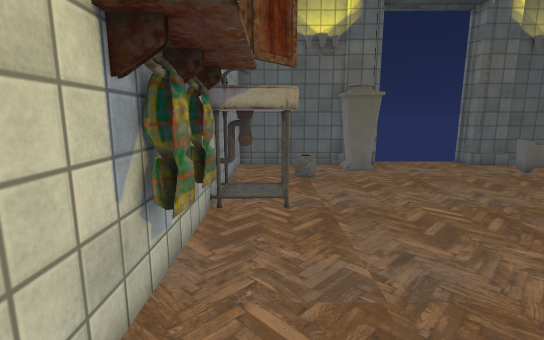
View 1 (above)

13 first-person views from a walk through a 3-D level made in the Unity game engine. The camera is 1.4 m above the floor, tilts 10° down and sees 85° across. Doors are open. The floor is counted in squares, 0.5 m on a side. Each view is taken from the middle of a square. On the plan, view 1 faces up. The plan holds only what a view shows up to about 20 squares ahead; the rest is blank. Some surface patterns are stand-ins.

View 2
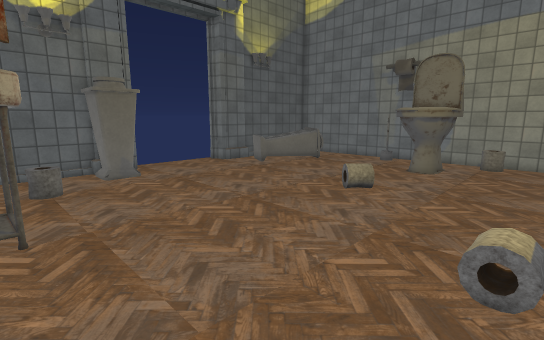

View 3
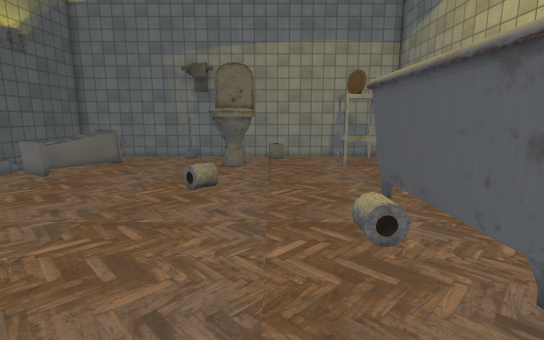

View 4
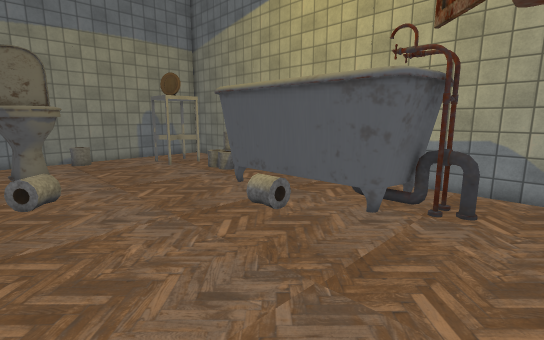

View 5
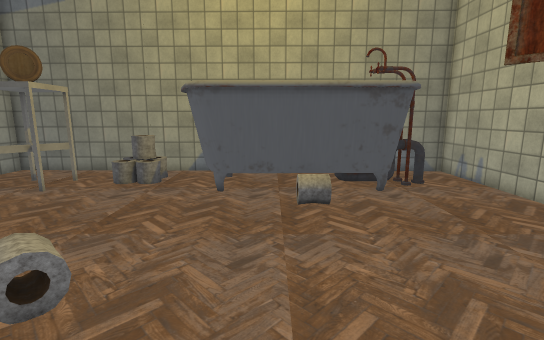

View 6
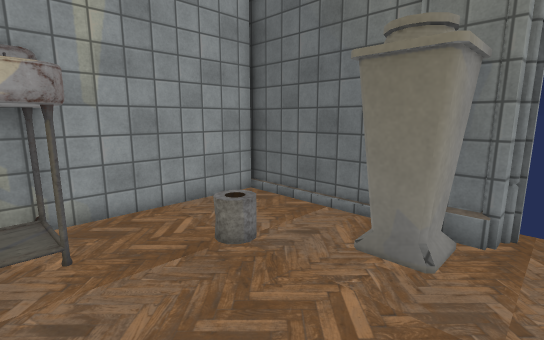

View 7
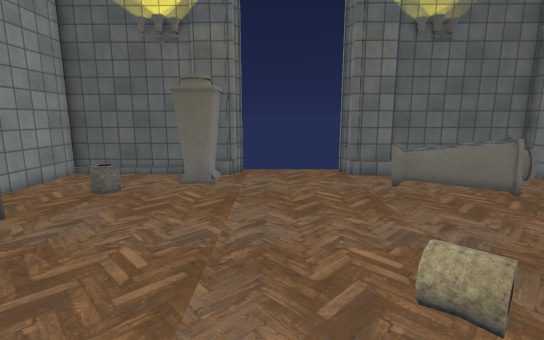

View 8
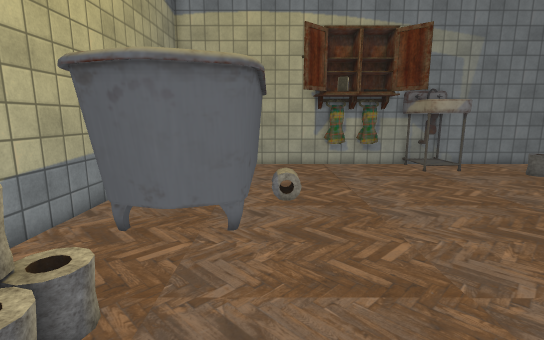

View 9
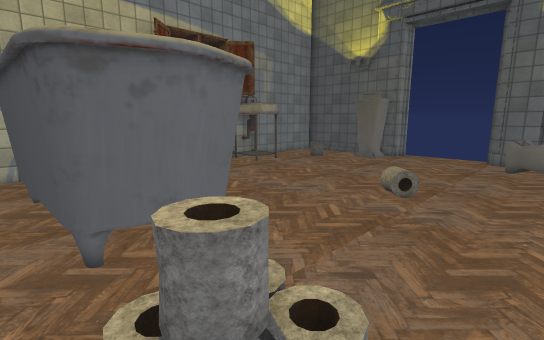

View 10
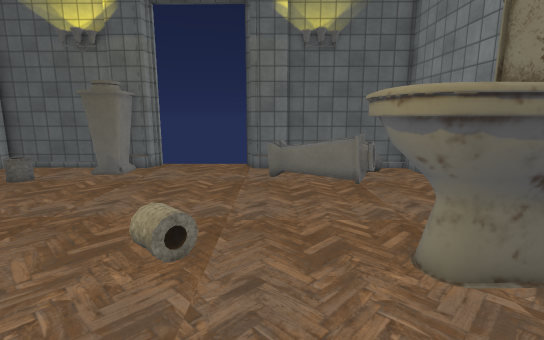

View 11
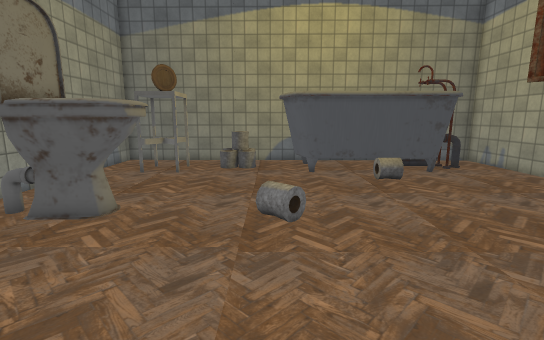

View 12
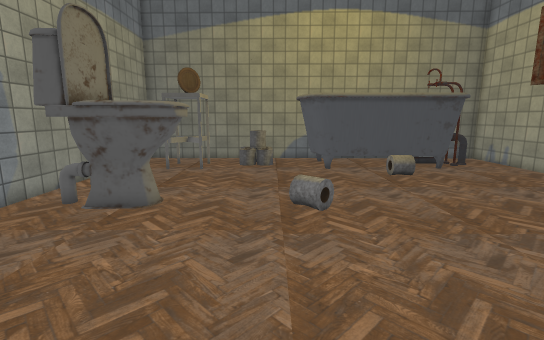

View 13
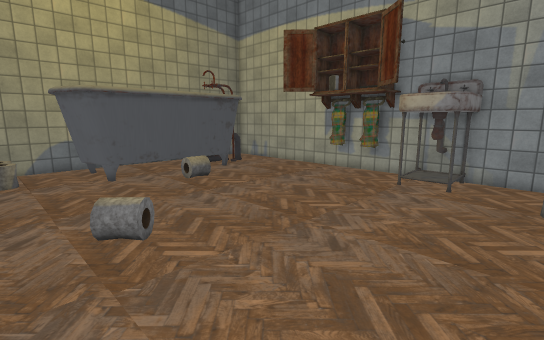

### Floor plan
Key: @ floor where view 1 was taken; # wall or solid block; . floor; D open door; O other object.
Columns run from 2 left of view 1 to 19 right of it. Each row starts with its distance up from view 1.
 19         #DDDDD#
 18 #########DDDDD########
 17 #.....OOO.....###
 16 #.....OOO......OO   O
 15 #......O.......OOOOO.
 14 #...O...........OOOOO
 13 #.................OO.
 12 #....................
 11 #OOO.................
 10 #OOO.................O
  9 #OOO.................
  8 #.................OOO
  7 OO...........O...OOOOO
  6 #O...............OOOOO
  5 ##...............OOOO
  4 #....................
  3 #....................
  2 #....................
  1 #....OOOOOOO.........
  0 #.@.OOOOOOOOO.....O.O
 -1 #..OOOO     O.....OO.
 -2 #..OOO     OO.O ..OOO
 -3 #...OOOOOOOOO.OO.....
 -4 # .   .........  ....
 -5  #####  ##############

Positions as (right, up) in squares from view 1, and headings:
1: (0, 0), facing up
2: (0, 1), facing up-right
3: (-1, 4), facing right
4: (-1, 8), facing down-right
5: (7, 11), facing down
6: (7, 10), facing up-left
7: (8, 3), facing up
8: (16, 1), facing left
9: (15, -4), facing up-left
10: (13, 1), facing up
11: (11, 15), facing down
12: (12, 16), facing down
13: (13, 14), facing down-left
